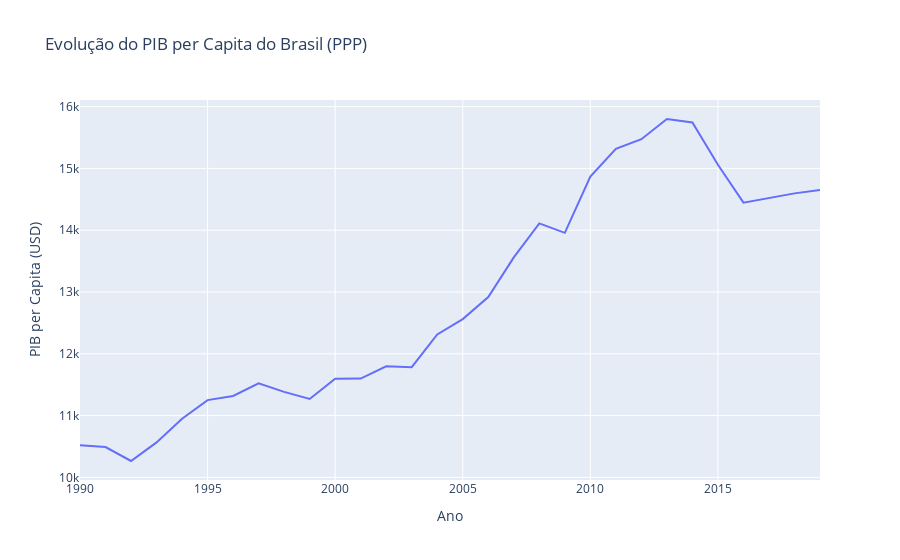

Write notebook code for a chart like this one.
### Code cell
import plotly.express as px

# Criando gráfico interativo de linha para evolução do PIB per capita utilizando plotly
fig = px.line(df_clean[df_clean['País'] == 'Brazil'], 
              x='Ano', 
              y='PIB_Per_Capita', 
              title='Evolução do PIB per Capita do Brasil (PPP)',
              labels={'PIB_Per_Capita': 'PIB per Capita (USD)', 'Ano': 'Ano'})

# Exibir o gráfico interativo
fig.show()

### Figure 1 — Plotly figure (JSON) as saved in the notebook; plotly's stock layout.template omitted (floating-point values rounded to 4 significant figures)
{"data": [{"hovertemplate": "Ano=%{x}<br>PIB per Capita (USD)=%{y}<extra></extra>", "legendgroup": "", "line": {"color": "#636efa", "dash": "solid"}, "marker": {"symbol": "circle"}, "mode": "lines", "name": "", "orientation": "v", "showlegend": false, "type": "scatter", "x": [1990, 1991, 1992, 1993, 1994, 1995, 1996, 1997, 1998, 1999, 2000, 2001, 2002, 2003, 2004, 2005, 2006, 2007, 2008, 2009, 2010, 2011, 2012, 2013, 2014, 2015, 2016, 2017, 2018, 2019], "xaxis": "x", "y": [10520.0, 10490.0, 10260.0, 10570.0, 10950.0, 11250.0, 11320.0, 11520.0, 11380.0, 11270.0, 11600.0, 11600.0, 11800.0, 11780.0, 12310.0, 12560.0, 12920.0, 13560.0, 14110.0, 13960.0, 14870.0, 15320.0, 15470.0, 15800.0, 15740.0, 15060.0, 14450.0, 14520.0, 14600.0, 14650.0], "yaxis": "y"}], "layout": {"legend": {"tracegroupgap": 0}, "title": {"text": "Evolução do PIB per Capita do Brasil (PPP)"}, "xaxis": {"anchor": "y", "domain": [0, 1], "title": {"text": "Ano"}}, "yaxis": {"anchor": "x", "domain": [0, 1], "title": {"text": "PIB per Capita (USD)"}}}}
